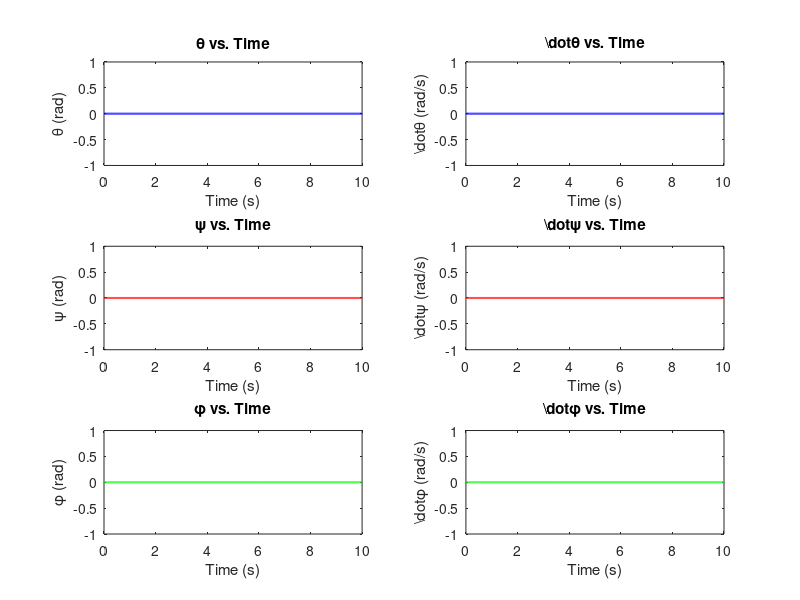

Write MATLAB code to recreate this figure.
function pendulum_simulation()

    % Initial conditions
    x0 = [0; 0; 0; 0; 0; 0]; % [theta; psi; phi; dot{theta}; dot{psi}; dot{phi}]

    % Time span for simulation
    tspan = 0:0.01:10; % From 0 to 10 seconds with a time step of 0.01 seconds

    % Solve the differential equations using ode45 solver
    [t, x] = ode45(@penduloinvertido_f, tspan, x0);

    % Extract the states for plotting
    theta = x(:, 1);
    psi = x(:, 2);
    phi = x(:, 3);
    dot_theta = x(:, 4);
    dot_psi = x(:, 5);
    dot_phi = x(:, 6);

    % Plot the results
    figure;

    subplot(3, 2, 1);
    plot(t, theta, 'b', 'LineWidth', 1.5);
    xlabel('Time (s)');
    ylabel('\theta (rad)');
    title('\theta vs. Time');

    subplot(3, 2, 3);
    plot(t, psi, 'r', 'LineWidth', 1.5);
    xlabel('Time (s)');
    ylabel('\psi (rad)');
    title('\psi vs. Time');

    subplot(3, 2, 5);
    plot(t, phi, 'g', 'LineWidth', 1.5);
    xlabel('Time (s)');
    ylabel('\phi (rad)');
    title('\phi vs. Time');

    subplot(3, 2, 2);
    plot(t, dot_theta, 'b', 'LineWidth', 1.5);
    xlabel('Time (s)');
    ylabel('\dot{\theta} (rad/s)');
    title('\dot{\theta} vs. Time');

    subplot(3, 2, 4);
    plot(t, dot_psi, 'r', 'LineWidth', 1.5);
    xlabel('Time (s)');
    ylabel('\dot{\psi} (rad/s)');
    title('\dot{\psi} vs. Time');

    subplot(3, 2, 6);
    plot(t, dot_phi, 'g', 'LineWidth', 1.5);
    xlabel('Time (s)');
    ylabel('\dot{\phi} (rad/s)');
    title('\dot{\phi} vs. Time');

end

function dx = penduloinvertido_f(t, x)
    % Variáveis de estado
    theta = x(1);
    psi = x(2);
    phi = x(3);

    % Derivadas das variáveis de estado
    theta_dot = x(4);
    psi_dot = x(5);
    phi_dot = x(6);

    % Parâmetros do sistema
    g = 9.8;  % gravidade
    m = 0.03; % peso da roda
    R = 0.04; % raio da roda
    Jw = m * R^2 / 2; % momento de inércia da roda
    M = 0.6;  % peso do corpo
    W = 0.14; % largura do corpo
    D = 0.04; % profundidade do corpo
    H = 0.144; % altura do corpo
    L = H / 2; % distância do centro de massa do corpo ao eixo da roda
    Jphi = M * L^2 / 3; % momento de inércia do corpo em pitch
    Jpsi = M * (W^2 + D^2) / 12; % momento de inércia do corpo em rumo
    Rm = 6.69; % resistência do motor DC
    Kt = 0.4; % constante de torque (Nm/A)
    Ke = 0.4; % e constante de EMF (V s/rad)
    fm = 0.0022; % atrito entre o corpo e o motor
    n = 1; % redução do motor

    % Matriz de inércia inversa
    M_inv = inv([
        R^2 * (2 * m + M) + 2 * Jw, M * R * L * cos(psi), 0;
        M * R * L * cos(psi), M * L^2 + Jpsi, 0;
        0, 0, m * (W^2 / 2) + Jphi + (W^2 / (2 * R^2)) * Jw
    ]);

    % Matriz G
    G = [
        0;
        -M * g * L * sin(psi);
        0
    ];

    % Matriz C
    C = [
        -M * R * L * sin(psi) * psi_dot^2;
        -M * L^2 * sin(psi) * cos(psi) * phi_dot^2;
        M * L^2 * sin(2 * psi) * psi_dot * phi_dot
    ];

    % Matriz Q
    Q = [
        -2 * ((n * Kt * Ke / Rm) + fm), 2 * ((n * Kt * Ke / Rm) + fm), 0;
        2 * ((n * Kt * Ke / Rm) + fm), -2 * ((n * Kt * Ke / Rm) + fm), 0;
        0, 0, -W^2 / (2 * R^2) * ((n * Kt * Ke / Rm) + fm)
    ];

    F = Q*[theta_dot; psi_dot; phi_dot]

    % Vetor de entrada
    V = [0; 0]; % [V_l; V_r]

    % Sistema de equações diferenciais
    dx = zeros(6, 1);
    dx(1:3) = [theta_dot; psi_dot; phi_dot];
    dx(4:6) = M_inv * (F - G - C);
end

% Call the simulation function to run the simulation and plot the results
pendulum_simulation();
